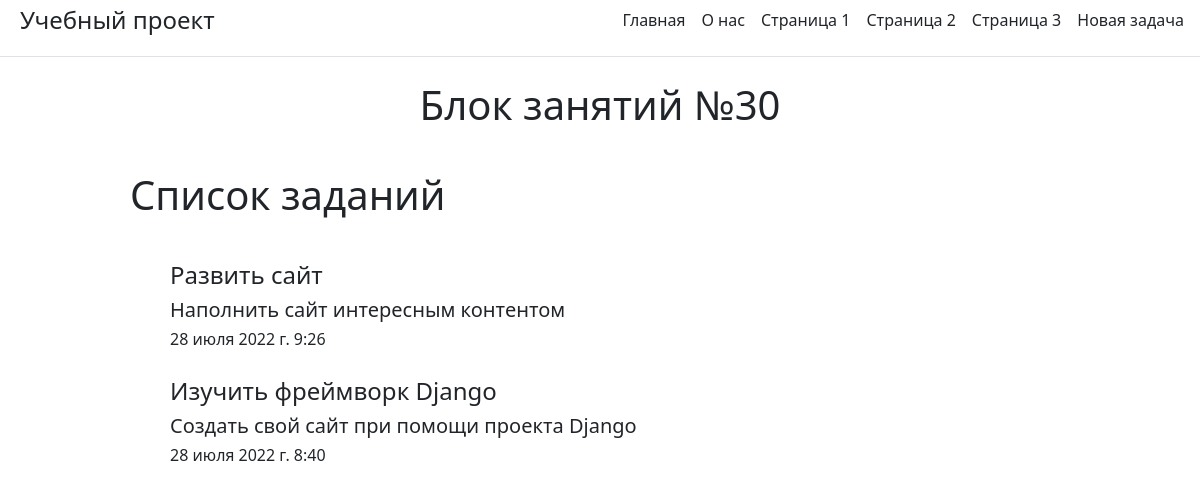
The app's page /, older data.
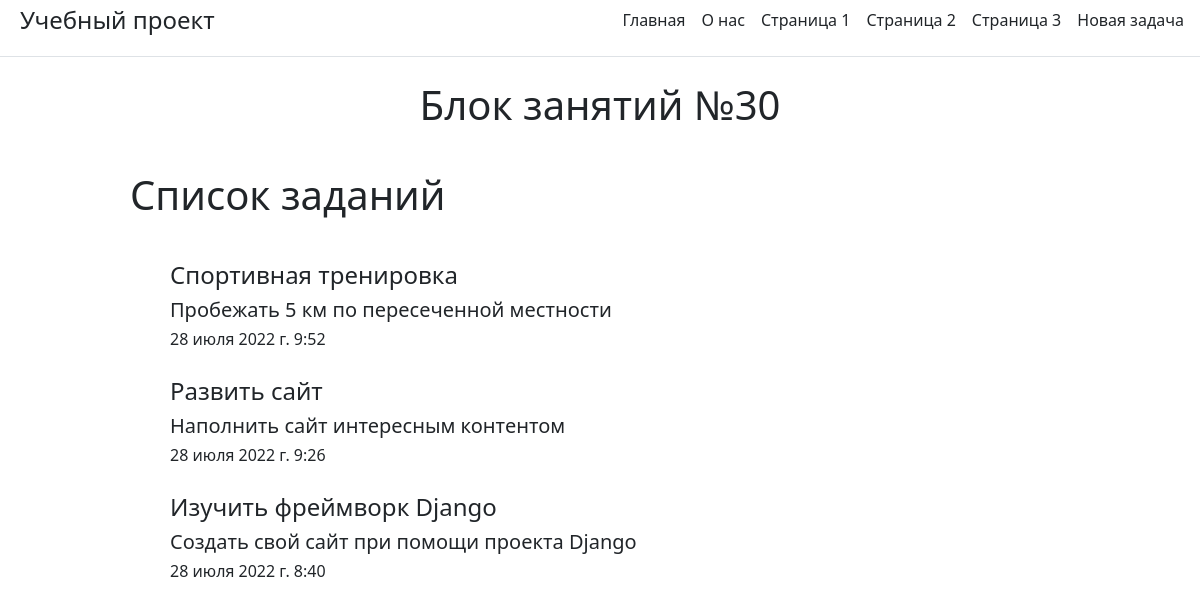
The same page, newer data.
### main/models.py (models this page shows)
class Task(models.Model):
    title = models.CharField(max_length=50)
    body = models.TextField()
    fio = models.CharField(max_length=100, default="")
    job = models.CharField(max_length=50, default="")
    created_on = models.DateTimeField(auto_now_add=True)
    last_modified = models.DateTimeField(auto_now=True)

### main/views.py (the view)
# urls.py: path('', views.index, name='home'),
def index(request):
    task = Task.objects.order_by("-created_on")
    parameters = {'title': 'Главная страница',
                  'tasks': task
                  }
    return render(request, 'index.html', parameters)

### main/templates/index.html (shortened to what this page needs)
{% extends "base.html" %}
{% block page_content %}
    <h1 align="center">Блок занятий №30</h1>
    <br>
     <div class="layer1">
         <h1 >Список заданий</h1><br>
         {% if tasks %}
             {% for i in tasks%}
                 <div class="layer2">
                 <h4 >{{i.title}}</h4>
                 <h5>{{i.body}}</h5>
                 <h6>{{i.created_on}}</h6>
                 </div>
             {%endfor%}
         {%else%}
            <h3>Список заданий пуст</h3>
         {% endif%}
     </div>
{% endblock %}

Row changes from the older to the newer data that the page shows:
added Task: title "Спортивная тренировка", body "Пробежать 5 км по пересеченной местности", created_on "28 июля 2022 г. 9:52"
